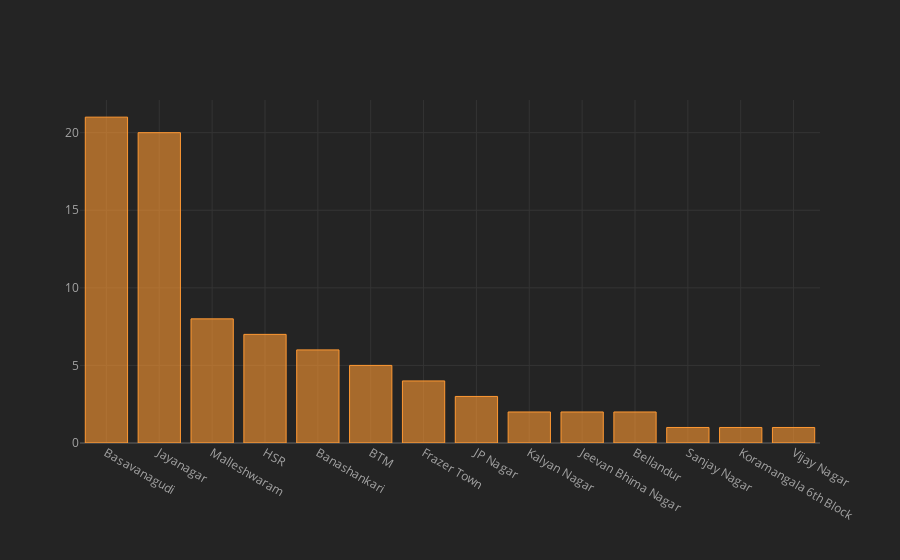

The notebook cell saved with this chart:
### Markdown cell above
# Where are most of the best chepest  Restaurants are located ?

### Code cell
df[(df["cost"]<=100) & (df["rate"]>=4)].sort_values(by=["rate"],ascending=False).location.value_counts().iplot(kind="bar")

### Figure 1 — Plotly figure (JSON) as saved in the notebook; plotly's stock layout.template omitted (floating-point values rounded to 4 significant figures)
{"data": [{"marker": {"color": "rgba(255, 153, 51, 0.6)", "line": {"color": "rgba(255, 153, 51, 1.0)", "width": 1}}, "name": "location", "orientation": "v", "text": "", "type": "bar", "x": ["Basavanagudi", "Jayanagar", "Malleshwaram", "HSR", "Banashankari", "BTM", "Frazer Town", "JP Nagar", "Kalyan Nagar", "Jeevan Bhima Nagar", "Bellandur", "Sanjay Nagar", "Koramangala 6th Block", "Vijay Nagar"], "y": [21, 20, 8, 7, 6, 5, 4, 3, 2, 2, 2, 1, 1, 1]}], "layout": {"legend": {"bgcolor": "#242424", "font": {"color": "#F4F4F4"}}, "paper_bgcolor": "#242424", "plot_bgcolor": "#242424", "title": {"font": {"color": "#F4F4F4"}}, "xaxis": {"gridcolor": "#343434", "showgrid": true, "tickfont": {"color": "#A4A4A4"}, "title": {"font": {"color": "#A4A4A4"}, "text": ""}, "zerolinecolor": "#444444"}, "yaxis": {"gridcolor": "#343434", "showgrid": true, "tickfont": {"color": "#A4A4A4"}, "title": {"font": {"color": "#A4A4A4"}, "text": ""}, "zerolinecolor": "#444444"}}}
